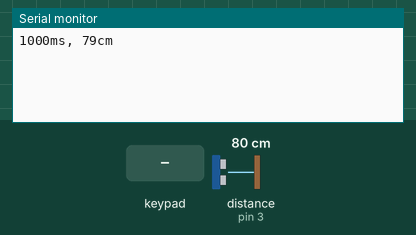
Recording of a sketch running on a simulated Arduino Uno, built with avr-gcc and run on an emulated ATmega328P. Shown: the last lines printed to the serial monitor. Wiring (inferred from the names in the program): ultrasonic range finder: trigger pin 2; echo pin 3. The inputs (shaded band) are chosen by the test bench; at power-on: distance to the obstacle (sensor on pin 3) 80 cm. The echo pulse lasts 58.3 µs per cm.

Above: at 1.2 s.
1.3 s: key '#' pressed
At 2.0 s:
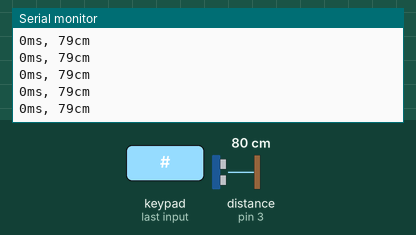
5.5 s: distance to the obstacle (sensor on pin 3) set to 2 cm
At 6.5 s:
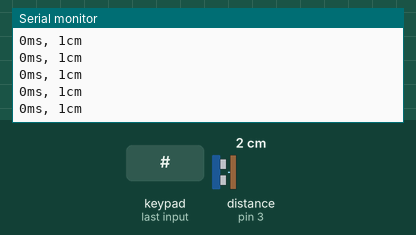
9.7 s: distance to the obstacle (sensor on pin 3) set to 18 cm
At 10.4 s:
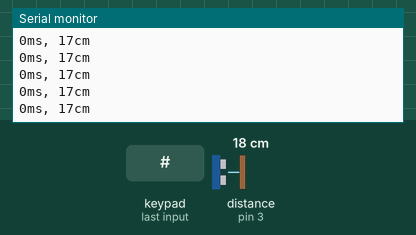
13.9 s: distance to the obstacle (sensor on pin 3) set to 4 cm
At 14.5 s:
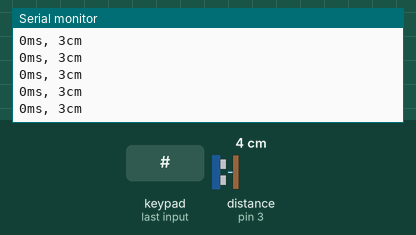
18.1 s: distance to the obstacle (sensor on pin 3) set to 35 cm
At 19.0 s:
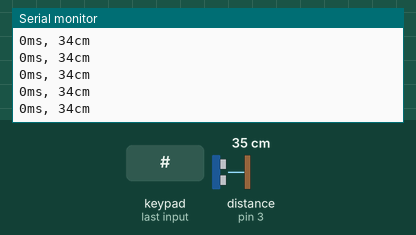
22.3 s: keypad keys 4 5 6 7 # pressed 0.4 s apart
Timing chart, 0 to 25.3 s (numbered marks = the images above; inputs shaded):
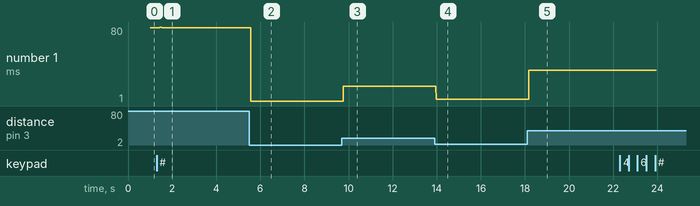

The sketch:

July23.ino
```cpp
#include <Keypad.h>

// Constants for HC-SR04 pins
const int trigPin = 2;
const int echoPin = 3;

// Define the keypad layout
const byte ROWS = 4; //four rows
const byte COLS = 4; //four columns
char keys[ROWS][COLS] = {
  {'1','2','3','A'},
  {'4','5','6','B'},
  {'7','8','9','C'},
  {'*','0','#','D'}
};
byte rowPins[ROWS] = {4, 5, 6, 7}; //connect to the row pinouts of the keypad
byte colPins[COLS] = {8, 9, 10, 11}; //connect to the column pinouts of the keypad
Keypad keypad = Keypad(makeKeymap(keys), rowPins, colPins, ROWS, COLS);

// Variables
long duration;
int distanceCm;
unsigned long delayBuffer = 0;
unsigned long delayTime = 1000; // Default delay of 1000ms (1 second)
unsigned long previousMillis = 0;

void setup() {
  // Initialize serial communication
  Serial.begin(9600);

  // Set trigPin as OUTPUT and echoPin as INPUT
  pinMode(trigPin, OUTPUT);
  pinMode(echoPin, INPUT);
}

void loop() {

  // Convert keypad input (ends with '#') t0 number
  char key = keypad.getKey();
  if (key >= '0' && key <= '9') {
    delayBuffer = delayBuffer * 10 + (key - '0');
  }
  else if (key == '#'){
    delayTime = delayBuffer;
    delayBuffer = 0;
  }

  // Perform distance measurement when the required delay has passed
  unsigned long currentMillis = millis();
  if (currentMillis - previousMillis >= delayTime) {
    // Clear the trigPin to ensure a clean pulse
    digitalWrite(trigPin, LOW);
    delayMicroseconds(2);

    // Trigger the sensor by sending a 10us pulse on trigPin
    digitalWrite(trigPin, HIGH);
    delayMicroseconds(10);
    digitalWrite(trigPin, LOW);

    // Measure the duration of the pulse received on echoPin
    duration = pulseIn(echoPin, HIGH);

    // Calculate the distance in centimeters
    // Sound travels at 343 meters per second in air (at 20 degrees Celsius).
    // Divide by 2 to account for the time taken to reach the object and return to the sensor.
    distanceCm = duration * 0.0343 / 2;

    // Send {delay, distance} to the Serial Monitor
    Serial.print(delayTime);
    Serial.print("ms, ");
    Serial.print(distanceCm);
    Serial.print("cm \n");
    // Reset the timer for the next measurement
    previousMillis = currentMillis;
  }
}
```

Measured:
- after the input at 1.3 s, the serial monitor: prints a new line at once (image 1)
- after the input at 5.5 s, the serial monitor: prints a new line after 0.07 s (image 2)
- after the input at 9.7 s, the serial monitor: prints a new line after 0.07 s (image 3)
- after the input at 13.9 s, the serial monitor: prints a new line after 0.07 s (image 4)
- after the input at 18.1 s, the serial monitor: prints a new line after 0.07 s (image 5)
- plotted number 1: 79 → 1 after the input at 5.5 s, 1 → 17 after the input at 9.7 s, 17 → 3 after the input at 13.9 s, 3 → 34 after the input at 18.1 s
